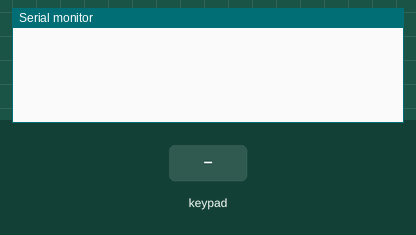
Recording of a sketch running on a simulated ESP32-S2. Shown: the last lines printed to the serial monitor. The inputs (shaded band) are chosen by the test bench.

Above: at 1.2 s.
1.3 s: key '1' pressed
At 2.3 s:
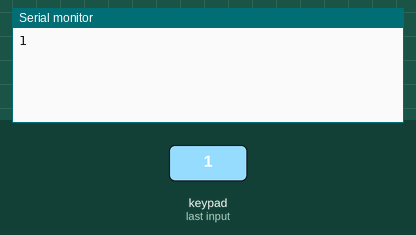
2.8 s: keypad keys 1 6 4 2 1 5 pressed 0.4 s apart
At 3.5 s:
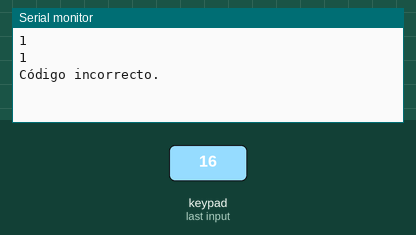
6.7 s: keypad keys 1 6 4 2 1 5 # pressed 0.4 s apart
At 9.0 s:
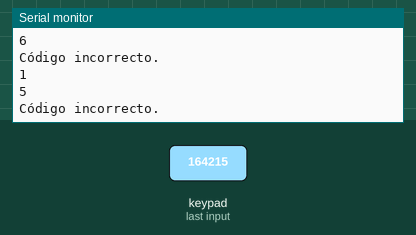
Timing chart, 0 to 10.5 s (numbered marks = the images above; inputs shaded):
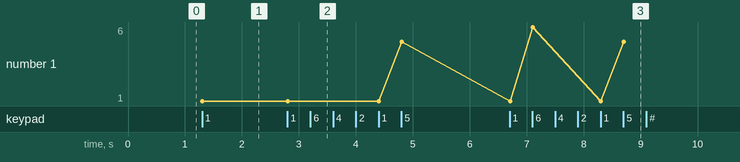

Measured:
- after the input at 1.3 s, the serial monitor: prints a new line at once (image 1)
- after the input at 2.8 s, the serial monitor: prints a new line at once (image 2)
- after the input at 6.7 s, the serial monitor: prints a new line after 0.41 s (image 3)
- plotted number 1: 1 → 5 after the input at 2.8 s

The sketch:

17.-_Teclado_matricial_4x4_en_ESP32.ino
```cpp
//El código nace del ejemplo que se ha dado en la práctica, pues es la base
//para poder interactuar con el KeyPad y no considero necesario volver a hacerlo.
//El objetivo del código es introducir un código y, si se introduce, sale un mensaje.

// importa libreria Keypad
#include <Keypad.h>
// define numero de filas
const uint8_t ROWS = 4;
// define numero de columnas
const uint8_t COLS = 4;
// define la distribucion de teclas
char keys[ROWS][COLS] = {
  { '1', '2', '3', 'A' },
  { '4', '5', '6', 'B' },
  { '7', '8', '9', 'C' },
  { '*', '0', '#', 'D' }
};
// pines correspondientes a las filas
uint8_t colPins[COLS] = { 16, 4, 2, 15 };
// pines correspondientes a las columnas
uint8_t rowPins[ROWS] = { 19, 18, 5, 17 };
// crea objeto con los prametros creados previamente
Keypad keypad = Keypad(makeKeymap(keys), rowPins, colPins, ROWS, COLS);

void setup() {
  Serial.begin(9600);
}

void loop() {
  // obtiene tecla presionada y asigna a variable
  char key = keypad.getKey();
  // comprueba que se haya presionado una tecla
  if (key == '1') {
    // envia a monitor serial la tecla presionada
    Serial.println(key);
    // ESPERA HASTA QUE SE PULSE OTRA TECLA
    char key2 = 0;
    while (key2 == 0) {
      key2 = keypad.getKey();
    }

    Serial.println(key2);

    if (key2 == '2') { //cuando se pulsa otra tecla, si es "2", entra aquí (pues la combinación,
    //"12", es correcta.)
      Serial.println("Código correcto.");
    } else {//todo otro código es incorrecto.
      Serial.println("Código incorrecto.");
    }
  }
}
```
